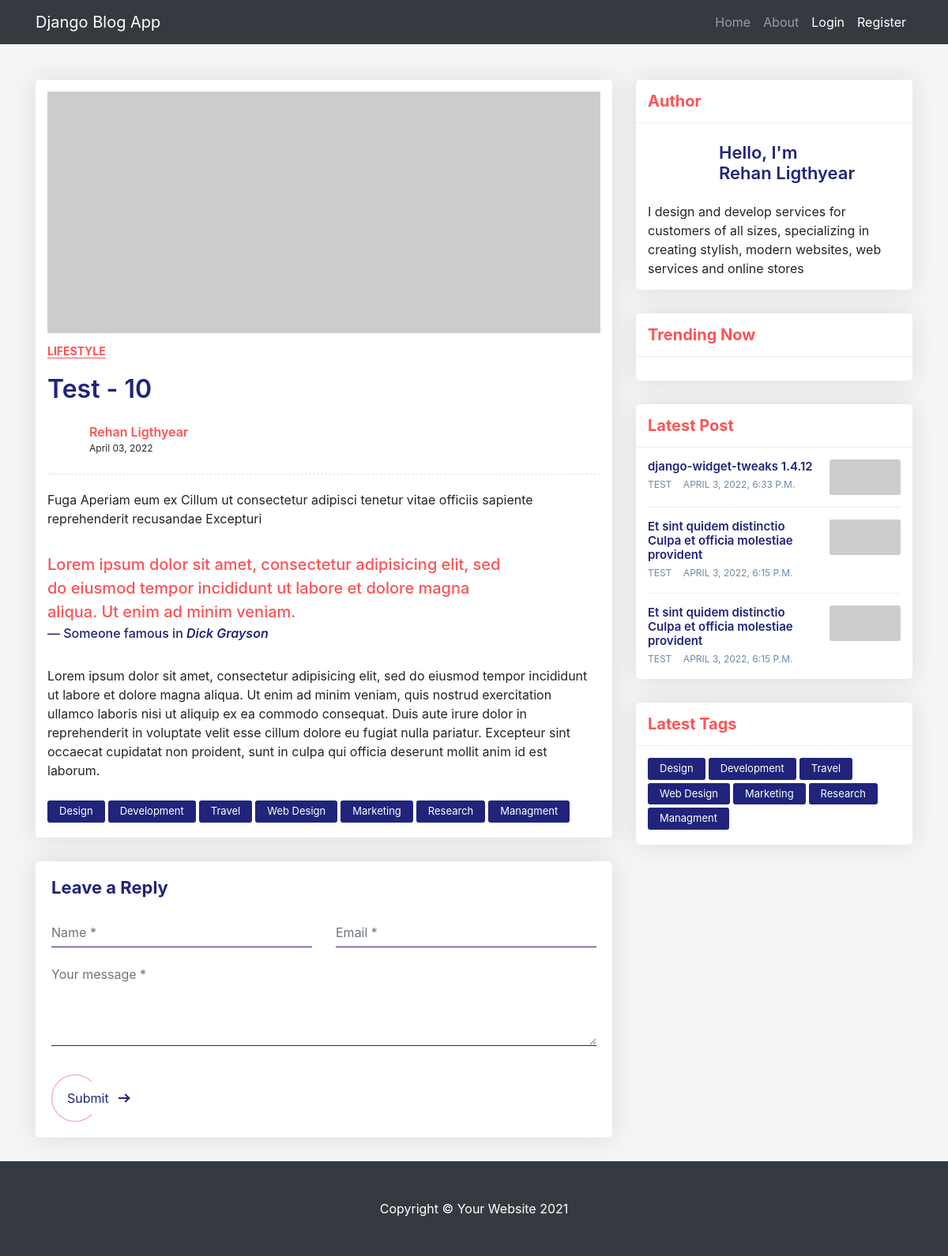
/post/10, run on an earlier commit of the app's database.
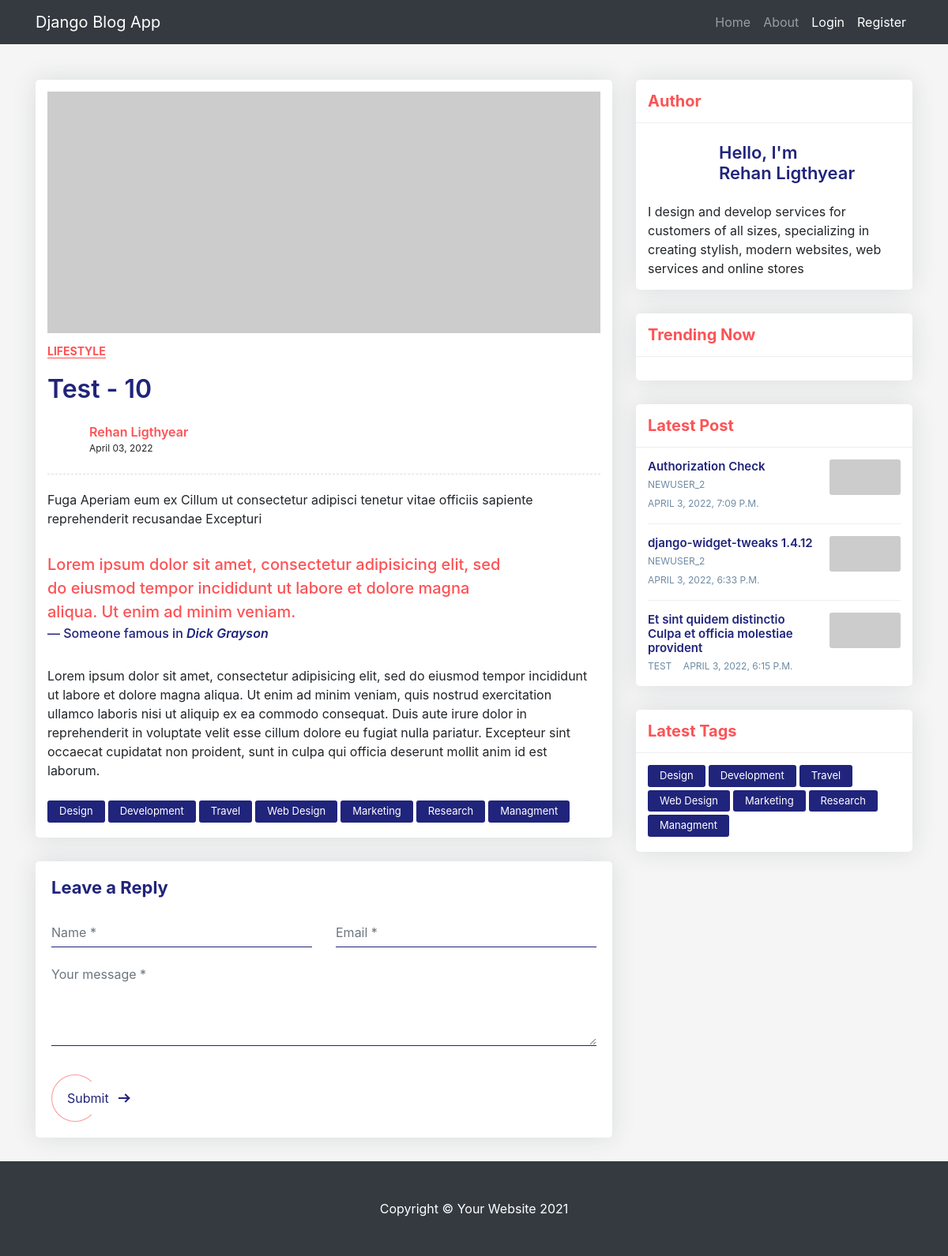
And on a later commit of the database.
### core/models.py (models this page shows, shortened)
class Post(models.Model):
    title = models.CharField(max_length = 100)
    content = models.TextField()
    created_at = models.DateTimeField(default=timezone.now)
    author = models.ForeignKey(User, on_delete=models.CASCADE)

### core/views.py (the view)
# urls.py: path('post/<int:pk>', views.PostDetailView.as_view(), name="blog-detail"),
class PostDetailView(DetailView):
    model = Post
    template_name = 'post_detail.html'
    def get_context_data(self, **kwargs):
        context = super(PostDetailView, self).get_context_data(**kwargs)
        context['posts'] = Post.objects.all()[::-1]
        return context

### core/templates/post_detail.html (shortened to what the changed rows need)
{% extends 'base.html' %}
{% block content %}
<div class="blog-single gray-bg">
    <div class="container">
        <div class="row align-items-start">
            <div class="col-lg-8 m-15px-tb">
                <article class="article">
                    <div class="article-title">
                        <h2> {{ object.title }} - {{object.id}}</h2>
                    </div>
                </article>
            </div>
            <div class="col-lg-4 m-15px-tb blog-aside">
                <div class="widget widget-latest-post">
                    <div class="widget-body">
                        {% for post in posts|slice:":4" %}
                        {% if post.id != object.id %}
                        <div class="latest-post-aside media">
                            <div class="lpa-left media-body">
                                <div class="lpa-title">
                                    <h5><a href="{% url 'blog-detail' post.id %}">{{ post.title }}</a></h5>
                                </div>
                                <div class="lpa-meta">
                                    <a class="name" href="#">
                                        {{ post.author }}
                                    </a>
                                    <a class="date" href="#">
                                        {{ post.created_at }}
                                    </a>
                                </div>
                            </div>
                            <div class="lpa-right">
                                <a href="#">
                                    <img src="https://via.placeholder.com/400x200/FFB6C1/000000" title="" alt="">
                                </a>
                            </div>
                        </div>
                        {% endif %}
                        {% endfor %}
                    </div>
                </div>
            </div>
        </div>
    </div>
</div>
{% endblock content %}

What changed in the data, as far as the page shows it:
removed Post: title "Et sint quidem distinctio Culpa et officia molestiae provident", author "TEST", created_at "APRIL 3, 2022, 6:15 P.M."
added Post: title "Authorization Check", author "NEWUSER_2", created_at "APRIL 3, 2022, 7:09 P.M."
changed Post "django-widget-tweaks 1.4.12": author "TEST" → "NEWUSER_2"
